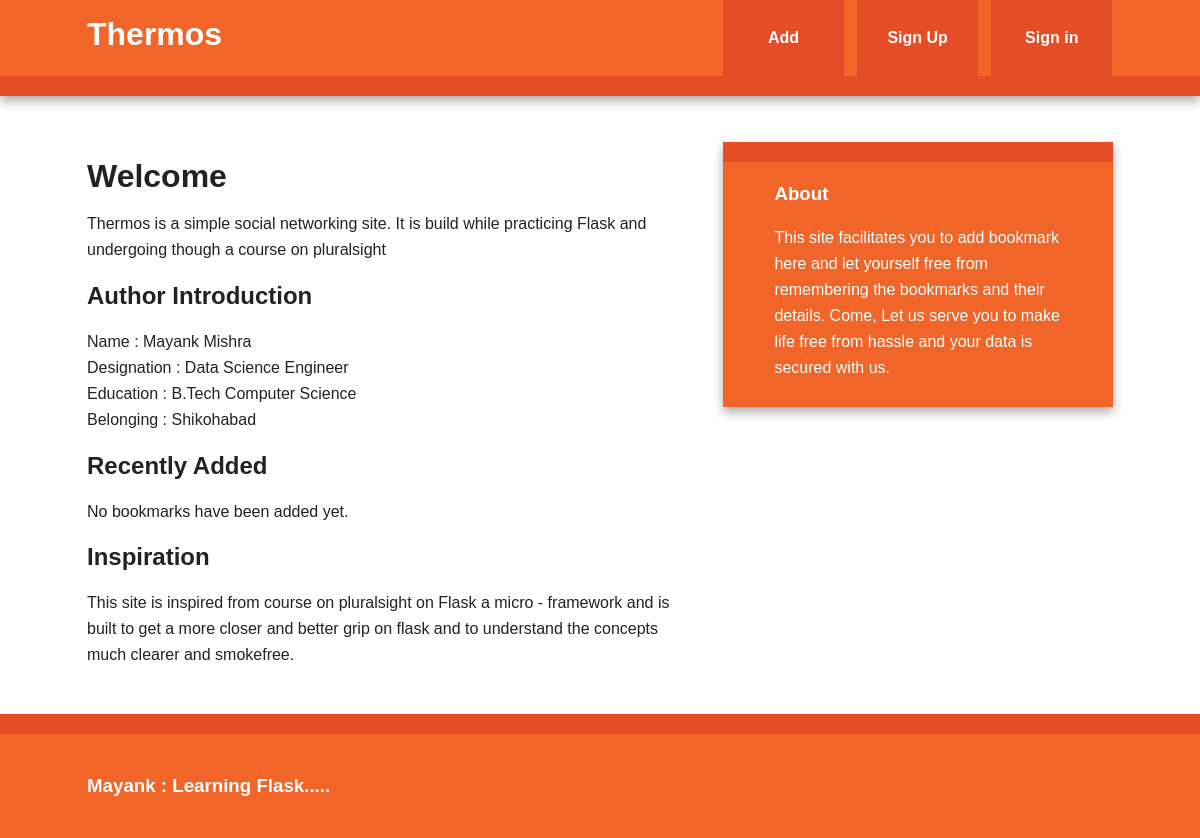
The page /index on the database as committed earlier.
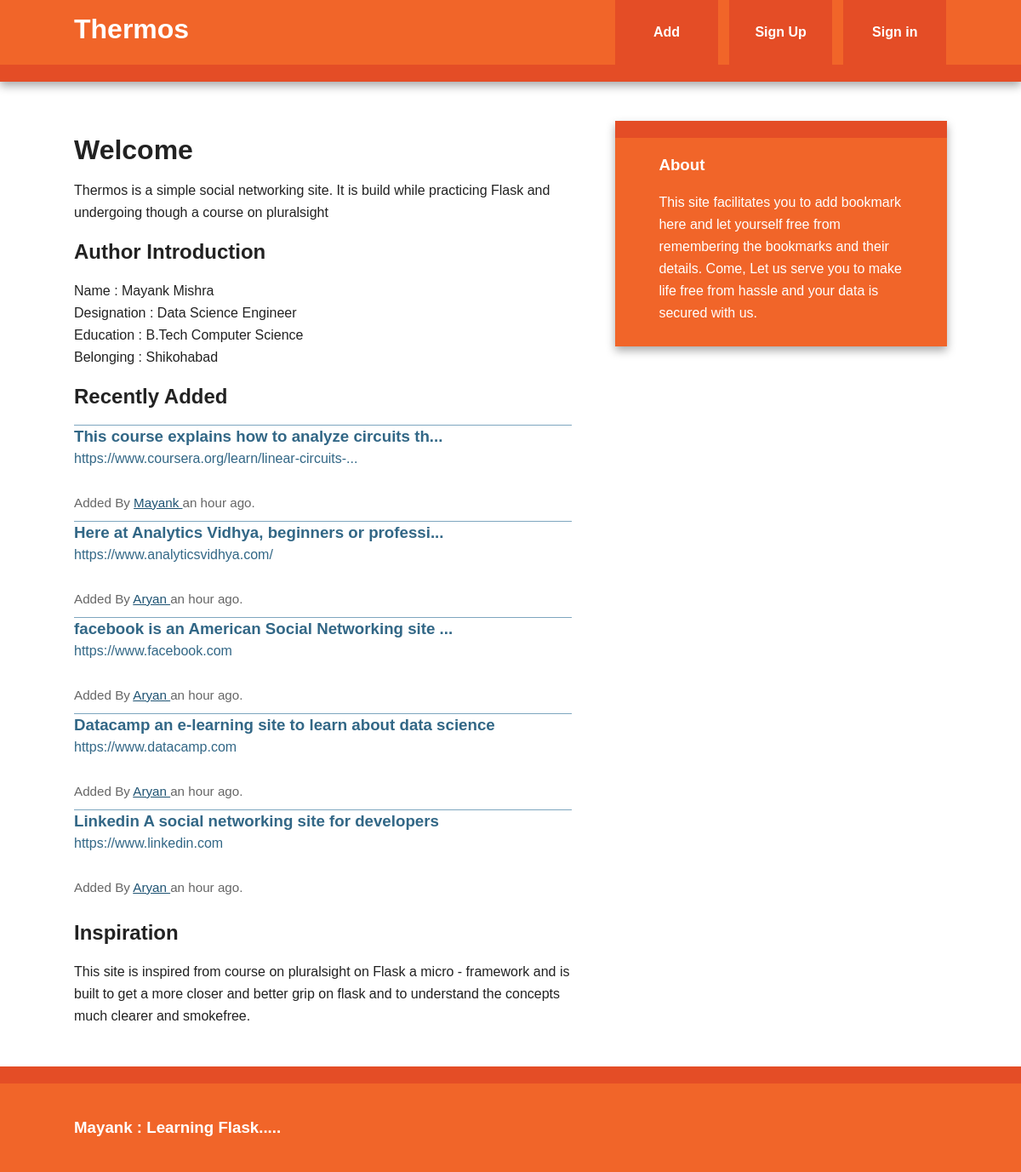
The same page on the database as committed later.
### models.py (models this page shows, shortened)
class User(db.Model, UserMixin):
    id = db.Column(db.Integer, primary_key = True)
    username = db.Column(db.String(80), unique = True)
    email = db.Column(db.String(120), unique = True)
    bookmarks = db.relationship('Bookmark', backref = 'user', lazy = 'dynamic')
    password_hash = db.Column(db.String)
    @property
    def password(self):
        raise AttributeError('password write-only field')

class Bookmark(db.Model):
    id = db.Column(db.Integer, primary_key = True)
    url = db.Column(db.Text, nullable = False)
    date = db.Column(db.DateTime, default = datetime.utcnow)
    description = db.Column(db.String(300))
    user_id = db.Column(db.Integer, db.ForeignKey('user.id'), nullable = False)
    @staticmethod
    def newest(num):
        return Bookmark.query.order_by(desc(Bookmark.date)).limit(num)

### view.py (the view)
@app.route('/')
@app.route('/index')
def index():
    return render_template('index.html', title = "Author Introduction", \
    user = Author('Mayank', 'Mishra', 'Data Science Engineer', 'B.Tech Computer Science', 'Shikohabad'), \
    new_bookmarks = Bookmark.newest(5))

### author.py (called while the page is built)
    def Firstname(self):
        return "{} ".format(self.firstname)

    def Lastname(self):
        return "{}".format(self.lastname)

    def Occupation(self):
        return "{}".format(self.occupation)

    def Education(self):
            return "{} ".format(self.education)

    def Belonging(self):
        return "{} ".format(self.belonging)

### templates/index.html (shortened to what this page needs)
{% extends "base.html" %}
{% block content %}
    <article>
        <header>
              <h1>Welcome</h1>
              <p>Thermos is a simple social networking site. It is build while practicing Flask and undergoing though a course on pluralsight </p>
        </header>
        <section>
              <h2>{{ title }}</h2>
              <p>Name : {{ user.Firstname()}} {{user.Lastname()}} <br/>
                 Designation : {{user.Occupation()}} <br/>
                 Education : {{user.Education()}} <br/>
                 Belonging : {{user.Belonging()}}
              </p>
        </section>
        <section>
              <h2>Recently Added</h2>
              {% if new_bookmarks.count() > 0 %}
                  {% with bookmarks = new_bookmarks %}
                        {% include 'bookmarks_list.html' %}
                  {% endwith %}
              {% else %}
                  No bookmarks have been added yet.
              {% endif %}
        </section>
        <section>
              <h2>Inspiration</h2>
              <p>This site is inspired from course on pluralsight on Flask a micro - framework and is built to get a more closer and better grip on flask and to understand the concepts much clearer and smokefree.</p>
        </section>
    </article>
{% endblock %}

### templates/base.html (shortened to what this page needs)
<!doctype html>
<html class="no-js" lang="">
    <head>
        <link rel="stylesheet" href="{{url_for('static', filename = 'css/normalize.min.css')}}">
        <link rel="stylesheet" href="{{url_for('static', filename = 'css/main.css')}}">
    </head>
    <body>
        <div class="header-container">
            <header class="wrapper clearfix">
                <a href="{{url_for('index')}}"><h1 class="title">Thermos</h1></a>
                <nav>
                    <ul>
                        <li><a href="{{ url_for('add') }}">Add</a></li>
                        {% if current_user.is_authenticated %}
                            <li><a href=" {{ url_for('user', username = current_user.username) }} ">My Links</a></li>
                            <li><a href=" {{ url_for('logout') }} ">Sign out</a></li>
                        {% else %}
                            <li><a href=" {{ url_for('signup') }} ">Sign Up</a></li>
                            <li><a href=" {{ url_for('login') }} ">Sign in</a></li>
                        {% endif %}
                    </ul>
                </nav>
            </header>
        </div>
        <div class="main-container">
            <div class="main wrapper clearfix">
                {% block content %}
                {% endblock %}
                {% block sidebar %}
                    <aside>
                        <h3>About</h3>
                        <p>This site facilitates you to add bookmark here and let yourself free from remembering the bookmarks and their details. Come, Let us serve you to make life free from hassle and your data is secured with us.</p>
                    </aside>
                {% endblock %}
            </div>
        </div>
        <div class="footer-container">
            <footer class="wrapper">
                <h3>Mayank : Learning Flask.....</h3>
            </footer>
        </div>
    </body>
</html>

### templates/bookmarks_list.html (shortened to what this page needs)
<ul class = 'bookmarks'>
    {% for bookmark in bookmarks %}
        <li>
              <a class = 'header' href = '{{ bookmark.url }}'>
                  <h3 class = 'description'>
                      {{ bookmark.description|truncate(50, killwords = True) }}
                  </h3>
                  <span class = 'url'>
                    {{ bookmark.url|truncate(50, killwords = True) }}
                  </span>
              </a>
              <div class = 'info'>
                  <br>
                  Added By <a href = '{{ url_for("user", username = bookmark.user.username) }}'>
                    {{ bookmark.user.username }}
                  </a>
                  {{ moment(bookmark.date).fromNow() }}.
              </div>
        </li>
    {% endfor %}
</ul>

### static/css/main.css (style rules this page uses)
html { color: #222; font-size: 1em; line-height: 1.4; }
body { font: 16px/26px Helvetica, Helvetica Neue, Arial; }
.wrapper { width: 90%; margin: 0 5%; }
.header-container { border-bottom: 20px solid #e44d26; }
.footer-container, .main aside { border-top: 20px solid #e44d26; }
.header-container, .footer-container, .main aside { background: #f16529; }
.title { color: white; }
nav ul { margin: 0; padding: 0; list-style-type: none; }
nav a { display: block; margin-bottom: 10px; padding: 15px 0; text-align: center; text-decoration: none; font-weight: bold; color: white; background: #e44d26; }
.main { padding: 30px 0; }
.main article h1 { font-size: 2em; }
.main aside { color: white; padding: 0px 5% 10px; }
.footer-container footer { color: white; padding: 20px 0; }
a, a:visited { color: #1E5373; }
ul.bookmarks { list-style: none none; padding-left: 0; }
ul.bookmarks li { padding-bottom: .5em; border-top: 1px solid #7EA6BF; padding: 12m 0; }
a.header { color: #326786; text-decoration: none; display: block; }
a.header h3 { margin: 0 0; }
div.info { font-size: .95em; color: #666666; }
@media only screen and (min-width: 480px) { nav a { float: left; width: 27%; margin: 0 1.7%; padding: 25px 2%; margin-bottom: 0; } }
@media only screen and (min-width: 480px) { nav li:first-child a { margin-left: 0; } }
@media only screen and (min-width: 480px) { nav li:last-child a { margin-right: 0; } }
@media only screen and (min-width: 480px) { nav ul li { display: inline; } }
@media only screen and (min-width: 768px) { .header-container, .main aside { -webkit-box-shadow: 0 5px 10px #aaa; -moz-box-shadow: 0 5px 10px #aaa; box-shadow: 0 5px 10px #aaa; } }
@media only screen and (min-width: 768px) { .title { float: left; } }
@media only screen and (min-width: 768px) { nav { float: right; width: 38%; } }
@media only screen and (min-width: 768px) { .main article { float: left; width: 57%; } }
@media only screen and (min-width: 768px) { .main aside { float: right; width: 28%; } }
@media only screen and (min-width: 1140px) { .wrapper { width: 1026px; margin: 0 auto; } }
.clearfix:before, .clearfix:after { content: " "; display: table; }
.clearfix:after { clear: both; }
.clearfix { *zoom: 1; }

Rows that differ between the two databases and show on the page:
added User: Firstname "Mayank"
added Bookmark: description "This course explains how to analyze circuits th...", url "https://www.coursera.org/learn/linear-circuits-...", user.username "Mayank", date "an hour ago"
added Bookmark: description "Here at Analytics Vidhya, beginners or professi...", url "https://www.analyticsvidhya.com/", user.username "Aryan", date "an hour ago"
added Bookmark: description "facebook is an American Social Networking site ...", url "https://www.facebook.com", user.username "Aryan", date "an hour ago"
added Bookmark: description "Datacamp an e-learning site to learn about data science", url "https://www.datacamp.com", user.username "Aryan", date "an hour ago"
added Bookmark: description "Linkedin A social networking site for developers", url "https://www.linkedin.com", user.username "Aryan", date "an hour ago"
Other text that changed with them:
{{ user.Firstname() }}: "Mayank" → (not shown)
text no longer shown: "No bookmarks have been added yet."
